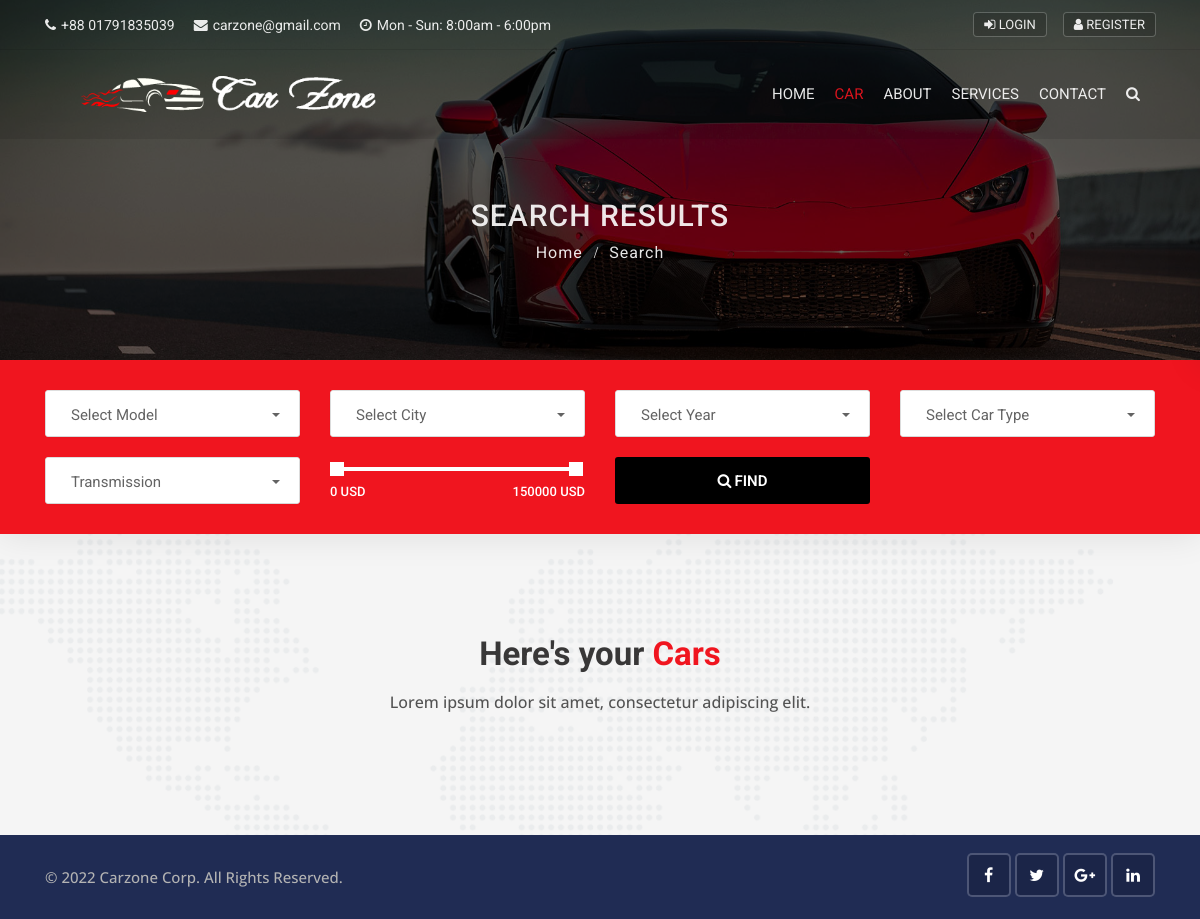
Before: /car_app/search/ with the older database file.
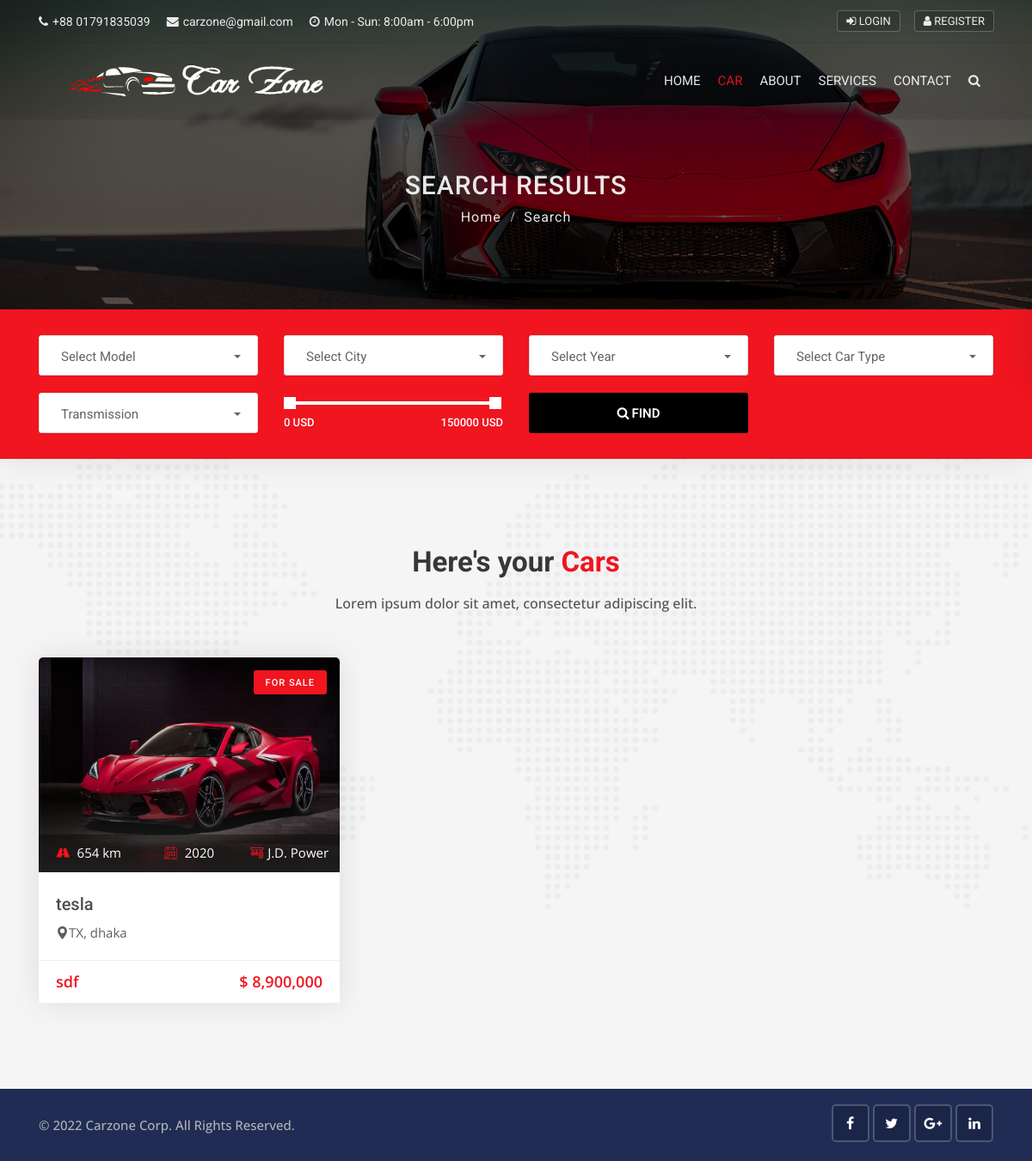
After: the same page with the newer database file.
### car_app/models.py (models this page shows, shortened)
class Cars(models.Model):
    state_choice = (
        ('AL', 'Alabama'),
        ('AK', 'Alaska'),
        ('AZ', 'Arizona'),
        ('AR', 'Arkansas'),
        ('CA', 'California'),
        ('CO', 'Colorado'),
        ('CT', 'Connecticut'),
        ('DE', 'Delaware'),
        ('DC', 'District Of Columbia'),
        ('FL', 'Florida'),
        ('GA', 'Georgia'),
        ('HI', 'Hawaii'),
        ('ID', 'Idaho'),
        ('IL', 'Illinois'),
        ('IN', 'Indiana'),
        ('IA', 'Iowa'),
        ('KS', 'Kansas'),
        ('KY', 'Kentucky'),
        ('LA', 'Louisiana'),
        ('ME', 'Maine'),
        ('MD', 'Maryland'),
        ('MA', 'Massachusetts'),
        ('MI', 'Michigan'),
        ('MN', 'Minnesota'),
        ('MS', 'Mississippi'),
        ('MO', 'Missouri'),
        ('MT', 'Montana'),
        ('NE', 'Nebraska'),
        ('NV', 'Nevada'),
        ('NH', 'New Hampshire'),
        ('NJ', 'New Jersey'),
        ('NM', 'New Mexico'),
        ('NY', 'New York'),
        ('NC', 'North Carolina'),
        ('ND', 'North Dakota'),
        ('OH', 'Ohio'),
        ('OK', 'Oklahoma'),
        ('OR', 'Oregon'),
        ('PA', 'Pennsylvania'),
        ('RI', 'Rhode Island'),
        ('SC', 'South Carolina'),
        ('SD', 'South Dakota'),
        ('TN', 'Tennessee'),
        ('TX', 'Texas'),
        ('UT', 'Utah'),
        ('VT', 'Vermont'),
        ('VA', 'Virginia'),
        ('WA', 'Washington'),
        ('WV', 'West Virginia'),
        ('WI', 'Wisconsin'),
        ('WY', 'Wyoming'),
    )
    year_choice = []
    for r in range(2000, (datetime.now().year + 1)):
        year_choice.append((r, r))
    features_choices = (
        ('Cruise Control', 'Cruise Control'),
        ('Audio Interface', 'Audio Interface'),
        ('Airbags', 'Airbags'),
        ('Air Conditioning', 'Air Conditioning'),
        ('Seat Heating', 'Seat Heating'),
        ('Alarm System', 'Alarm System'),
        ('ParkAssist', 'ParkAssist'),
        ('Power Steering', 'Power Steering'),
        ('Reversing Camera', 'Reversing Camera'),
        ('Direct Fuel Injection', 'Direct Fuel Injection'),
        ('Auto Start/Stop', 'Auto Start/Stop'),
        ('Wind Deflector', 'Wind Deflector'),
        ('Bluetooth Handset', 'Bluetooth Handset'),
    )
    door_choices = (
        ('2', '2'),
        ('3', '3'),
        ('4', '4'),
        ('5', '5'),
        ('6', '6'),
    )
    car_title = models.CharField(max_length=200)
    state = models.CharField(choices=state_choice, max_length=100)
    city = models.CharField(max_length=100)
    model = models.CharField(max_length=100)
    color = models.CharField(max_length=100)
    year = models.IntegerField(('year'), choices=year_choice)
    condition = models.CharField(max_length=100)
    price = models.IntegerField()
    description = RichTextField()
    car_photo = models.ImageField(upload_to='car_photo/')  # 'car_photo/%y/%m/%d'
    car_photo_1 = models.ImageField(upload_to='car_photo/', blank=True)
    car_photo_2 = models.ImageField(upload_to='car_photo/', blank=True)
    car_photo_3 = models.ImageField(upload_to='car_photo/', blank=True)
    car_photo_4 = models.ImageField(upload_to='car_photo/', blank=True)
    features = MultiSelectField(choices=features_choices, max_length=500)
    body_style = models.CharField(max_length=100)
    transmission = models.CharField(max_length=100)
    engine = models.CharField(max_length=100)
    interior = models.CharField(max_length=100)
    miles = models.IntegerField()
    doors = models.CharField(choices=door_choices, max_length=10)
    passenger = models.IntegerField()
    vin_no = models.CharField(max_length=100)
    Fuel_Mileage = models.CharField(max_length=100)
    Fuel_Type = models.CharField(max_length=50)
    on_of_Owners = models.CharField(max_length=100)
    is_features = models.BooleanField(default=False)
    Waeeanty = models.CharField(max_length=100)
    create_data = models.DateTimeField(default=datetime.now, blank=True)

### car_app/views.py (the view)
# urls.py: path('search/', views.Search, name="search"),
def Search(request):
    cars = Cars.objects.order_by('-create_data')
    model_search = Cars.objects.values_list('model', flat=True).distinct()
    city_search = Cars.objects.values_list('city', flat=True).distinct()
    year_search = Cars.objects.values_list('year', flat=True).distinct()
    body_style_search = Cars.objects.values_list('body_style', flat=True).distinct()
    transmissions_search = Cars.objects.values_list('transmission', flat=True).distinct()
    if 'keyword_search' in request.POST:
        keyword = request.POST.get('keyword_search')
        if keyword:
            cars = Cars.objects.filter(description__icontains=keyword)
    if 'search_model' in request.POST:
        model = request.POST.get('search_model')
        if model:
            cars = Cars.objects.filter(model__iexact=model)
    if 'search_city' in request.POST:
        city = request.POST.get('search_city')
        if city:
            cars = Cars.objects.filter(city__iexact=city)
    if 'search_year' in request.POST:
        year = request.POST.get('search_year')
        if year:
            cars = Cars.objects.filter(year__iexact=year)
    if 'search_body_type' in request.POST:
        body_type = request.POST.get('search_body_type')
        if body_type:
            cars = Cars.objects.filter(body_style__iexact=body_type)
    if 'trans_search' in request.POST:
        transmissions = request.POST.get('trans_search')
        if transmissions:
            cars = Cars.objects.filter(transmission__iexact=transmissions)
    if 'min_price' in request.GET:
        min_price = request.POST.get('min_price')
        max_price = request.POST.get('max_price')
        if max_price:
            cars = Cars.objects.filter(price__get=min_price, price__let=max_price)
    data = {
        "cars": cars,
        "model_search": model_search,
        "city_search": city_search,
        "year_search": year_search,
        "body_style_search": body_style_search,
        "transmissions_search": transmissions_search,
    }
    return render(request, 'cars/search.html', data)

### templates/cars/search.html (shortened to what the changed rows need)
{% extends "base.html"%}
{% load static %}
{% block maincontent  %}
    {% load humanize %}
<div class="sub-banner overview-bgi">
    <div class="container breadcrumb-area">
        <div class="breadcrumb-areas">
            <h1>Search Results</h1>
        </div>
    </div>
</div>
<div class="featured-car content-area">
    <div class="container">
        <div class="main-title">
            <h1>Here's your <span>Cars</span></h1>
        </div>
        <div class="row">
         {% for car in cars %}
            <div class="col-lg-4 col-md-6">
                <div class="car-box">
                    <div class="car-thumbnail">
                        <a href="{% url 'car_details' id=car.id %}" class="car-img">
                            <div class="tag">For Sale</div>
                            <img class="d-block w-100" src="{{ car.car_photo.url }}" style="min-height:250px; max-height:250px;" alt="car">
                            <div class="facilities-list clearfix">
                                <ul>
                                    <li>
                                        <span><i class="flaticon-way"></i></span> {{ car.miles |intcomma }} km
                                    </li>
                                    <li>
                                        <span><i class="flaticon-calendar-1"></i></span> {{ car.year }}
                                    </li>
                                    <li>
                                        <span><i class="flaticon-manual-transmission"></i></span>{{car.transmission }}
                                    </li>
                                </ul>
                            </div>
                        </a>
                    </div>
                    <div class="detail">
                        <h1 class="title">
                            <a href="{% url 'car_details' id=car.id %}"> {{ car.car_title}} </a>
                        </h1>
                        <div class="location">
                            <a href="{% url 'car_details' id=car.id %}">
                                <i class="flaticon-pin"></i>{{ car.state}}, {{ car.city }}
                            </a>
                        </div>
                    </div>
                    <div class="footer clearfix">
                        <div class="pull-left ratings days">
                            <p class="cartype">{{ car.body_style }}</p>
                        </div>
                        <div class="pull-right">
                            <p class="price">$ {{ car.price |intcomma }} </p>
                        </div>
                    </div>
                </div>
            </div>
        {% endfor %}
        </div>
    </div>
</div>
{% endblock maincontent  %}

Changed rows visible on the page:
added Cars: car_photo (picture), miles "654", year "2020", transmission "J.D. Power", car_title "tesla", state "TX", city "dhaka", body_style "sdf", price "8,900,000"
